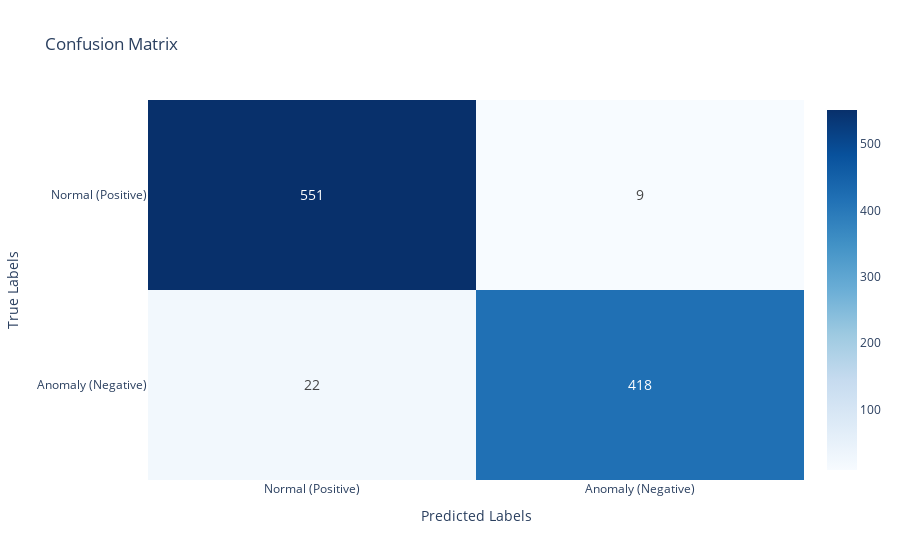

Source (notebook cell):
### Code cell
from sklearn.metrics import confusion_matrix

# [0 or 1] showing whether the ECG is [abnormal or normal].
# Test dataset: True: 560, False(anomaly): 440

# Step 1: 获取模型重建误差
# 使用测试数据进行前向传播，获取重建结果
reconstructed_data, _ = model(test_data)

# 计算重建误差
reconstruction_error = tf.reduce_mean(
    tf.square(test_data - reconstructed_data),
    axis=1
).numpy()

# Step 2: 获取正常样本和异常样本的索引
# 假设标签 1 表示正常样本，0 表示异常样本
normal_indices = (test_labels == 1)
anomaly_indices = (test_labels == 0)

# Use threshold to classify anomalies
y_pred = (reconstruction_error > threshold).astype(int)
y_pred = 1 - y_pred  # 0: Anomaly, 1: Normal
y_true = test_labels

# Calculate confusion matrix
cm = confusion_matrix(y_true, y_pred, labels=[0, 1]) # 0: Anomaly, 1: Normal
print("Confusion Matrix:\n", cm)

# Extract confusion matrix values
TN, FP = cm[0, 0], cm[1, 0]  # TN: Anomaly correctly classified, FP: Anomaly misclassified as Normal
FN, TP = cm[0, 1], cm[1, 1]  # FN: Normal misclassified as Anomaly, TP: Normal correctly classified

# Correctly reorder the confusion matrix for visualization
# custom_cm = [[TP, FP], [FN, TN]]
custom_cm = [[FN, TN], [TP, FP]]
print("Custom Confusion Matrix:\n", custom_cm)

# Define labels
labels = ["Normal (Positive)", "Anomaly (Negative)"]

fig = go.Figure(
    data=go.Heatmap(
        z=custom_cm,
        x=labels,
        y=labels,
        colorscale="Blues",
        texttemplate="%{z}",
        textfont={"size": 14}
    )
)
fig.update_layout(
    title="Confusion Matrix",
    xaxis_title="Predicted Labels",
    yaxis_title="True Labels",
    template="plotly_white",
    xaxis=dict(tickmode="array", tickvals=[0, 1], ticktext=labels),
    yaxis=dict(tickmode="array", tickvals=[1, 0], ticktext=labels),
)
fig.show()

### Figure 1 — Plotly figure (JSON) as saved in the notebook; plotly's stock layout.template omitted (floating-point values rounded to 4 significant figures)
{"data": [{"colorscale": [[0, "rgb(247,251,255)"], [0.125, "rgb(222,235,247)"], [0.25, "rgb(198,219,239)"], [0.375, "rgb(158,202,225)"], [0.5, "rgb(107,174,214)"], [0.625, "rgb(66,146,198)"], [0.75, "rgb(33,113,181)"], [0.875, "rgb(8,81,156)"], [1, "rgb(8,48,107)"]], "textfont": {"size": 14}, "texttemplate": "%{z}", "type": "heatmap", "x": ["Normal (Positive)", "Anomaly (Negative)"], "y": ["Normal (Positive)", "Anomaly (Negative)"], "z": [[22, 418], [551, 9]]}], "layout": {"title": {"text": "Confusion Matrix"}, "xaxis": {"tickmode": "array", "ticktext": ["Normal (Positive)", "Anomaly (Negative)"], "tickvals": [0, 1], "title": {"text": "Predicted Labels"}}, "yaxis": {"tickmode": "array", "ticktext": ["Normal (Positive)", "Anomaly (Negative)"], "tickvals": [1, 0], "title": {"text": "True Labels"}}}}
